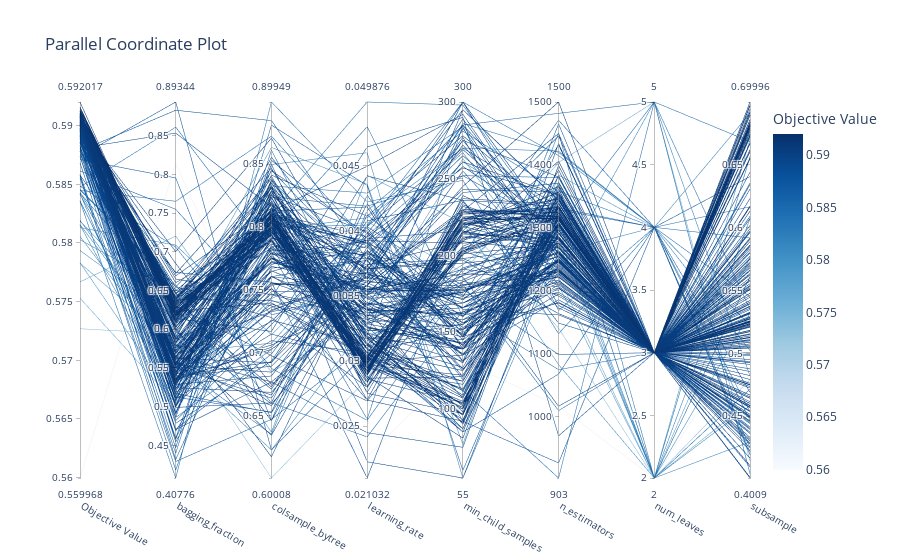

The notebook cell this image was saved under:
### Code cell
plot_parallel_coordinate(study)

### Figure 1 — Plotly figure (JSON) as saved in the notebook; plotly's stock layout.template omitted (floating-point values rounded to 4 significant figures; data arrays with more than 128 entries replaced by an {"elided": "..."} marker saying what was removed)
{"data": [{"dimensions": [{"label": "Objective Value", "range": [0.56, 0.592], "values": {"elided": "250 float values"}}, {"label": "bagging_fraction", "range": [0.4078, 0.8934], "values": {"elided": "250 float values"}}, {"label": "colsample_bytree", "range": [0.6001, 0.8995], "values": {"elided": "250 float values"}}, {"label": "learning_rate", "range": [0.02103, 0.04988], "values": {"elided": "250 float values"}}, {"label": "min_child_samples", "range": [55, 300], "values": {"elided": "250 int values"}}, {"label": "n_estimators", "range": [903, 1500], "values": {"elided": "250 int values"}}, {"label": "num_leaves", "range": [2, 5], "values": {"elided": "250 int values"}}, {"label": "subsample", "range": [0.4009, 0.7], "values": {"elided": "250 float values"}}], "labelangle": 30, "labelside": "bottom", "line": {"color": {"elided": "250 float values"}, "colorbar": {"title": {"text": "Objective Value"}}, "colorscale": [[0.0, "rgb(247,251,255)"], [0.125, "rgb(222,235,247)"], [0.25, "rgb(198,219,239)"], [0.375, "rgb(158,202,225)"], [0.5, "rgb(107,174,214)"], [0.625, "rgb(66,146,198)"], [0.75, "rgb(33,113,181)"], [0.875, "rgb(8,81,156)"], [1.0, "rgb(8,48,107)"]], "reversescale": false, "showscale": true}, "type": "parcoords"}], "layout": {"title": {"text": "Parallel Coordinate Plot"}}}
